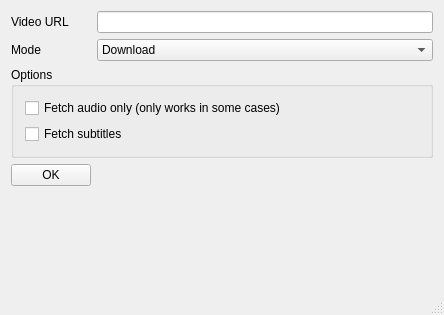
<?xml version="1.0" encoding="UTF-8"?>
<ui version="4.0">
 <class>MainWindow</class>
 <widget class="QMainWindow" name="MainWindow">
  <property name="geometry">
   <rect>
    <x>0</x>
    <y>0</y>
    <width>444</width>
    <height>315</height>
   </rect>
  </property>
  <property name="sizePolicy">
   <sizepolicy hsizetype="Preferred" vsizetype="Preferred">
    <horstretch>0</horstretch>
    <verstretch>0</verstretch>
   </sizepolicy>
  </property>
  <property name="minimumSize">
   <size>
    <width>444</width>
    <height>200</height>
   </size>
  </property>
  <property name="windowTitle">
   <string>Youtube Downloader</string>
  </property>
  <property name="windowIcon">
   <iconset resource="../yt-dl-qt-rsrcs.qrc">
    <normaloff>:/rsrcs/tools/youtube-dl-qt-icon.svg</normaloff>:/rsrcs/tools/youtube-dl-qt-icon.svg</iconset>
  </property>
  <widget class="QWidget" name="centralWidget">
   <layout class="QFormLayout" name="formLayout">
    <item row="0" column="0">
     <widget class="QLabel" name="videoUrlLabel">
      <property name="text">
       <string>Video URL</string>
      </property>
     </widget>
    </item>
    <item row="0" column="1">
     <widget class="QLineEdit" name="videoUrlEdit"/>
    </item>
    <item row="1" column="0">
     <widget class="QLabel" name="modeLabel">
      <property name="text">
       <string>Mode</string>
      </property>
     </widget>
    </item>
    <item row="1" column="1">
     <widget class="QComboBox" name="modeComboBox">
      <property name="currentIndex">
       <number>1</number>
      </property>
      <item>
       <property name="text">
        <string>Retrieve URL</string>
       </property>
      </item>
      <item>
       <property name="text">
        <string>Download</string>
       </property>
      </item>
      <item>
       <property name="text">
        <string>Download specific format (advanced users, experimental)</string>
       </property>
      </item>
     </widget>
    </item>
    <item row="4" column="0">
     <widget class="QPushButton" name="pushButton">
      <property name="text">
       <string>OK</string>
      </property>
     </widget>
    </item>
    <item row="3" column="0" colspan="2">
     <widget class="QGroupBox" name="optionsGroupBox">
      <property name="minimumSize">
       <size>
        <width>0</width>
        <height>0</height>
       </size>
      </property>
      <property name="baseSize">
       <size>
        <width>0</width>
        <height>0</height>
       </size>
      </property>
      <property name="title">
       <string>Options</string>
      </property>
      <property name="flat">
       <bool>false</bool>
      </property>
      <layout class="QVBoxLayout" name="verticalLayout_4">
       <item>
        <widget class="QCheckBox" name="checkBoxAudioOnly">
         <property name="toolTip">
          <string>&lt;html&gt;&lt;head/&gt;&lt;body&gt;&lt;p&gt;This will fetch the audio only if it's available. Note that not all sites are supported.&lt;/p&gt;&lt;p&gt;&lt;br/&gt;By default, a special format that YouTube uses (DASH m4a) will be used. If you want it to be a regular m4a that every media player can play, ffmpeg should be installed or in the application directory for Windows users.&lt;/p&gt;&lt;/body&gt;&lt;/html&gt;</string>
         </property>
         <property name="text">
          <string>Fetch audio only (only works in some cases)</string>
         </property>
        </widget>
       </item>
       <item>
        <widget class="QCheckBox" name="checkBoxSubtitles">
         <property name="text">
          <string>Fetch subtitles</string>
         </property>
        </widget>
       </item>
      </layout>
     </widget>
    </item>
   </layout>
  </widget>
  <widget class="QMenuBar" name="menuBar">
   <property name="geometry">
    <rect>
     <x>0</x>
     <y>0</y>
     <width>444</width>
     <height>29</height>
    </rect>
   </property>
  </widget>
  <widget class="QStatusBar" name="statusBar"/>
 </widget>
 <layoutdefault spacing="6" margin="11"/>
 <resources>
  <include location="../yt-dl-qt-rsrcs.qrc"/>
 </resources>
 <connections/>
</ui>
